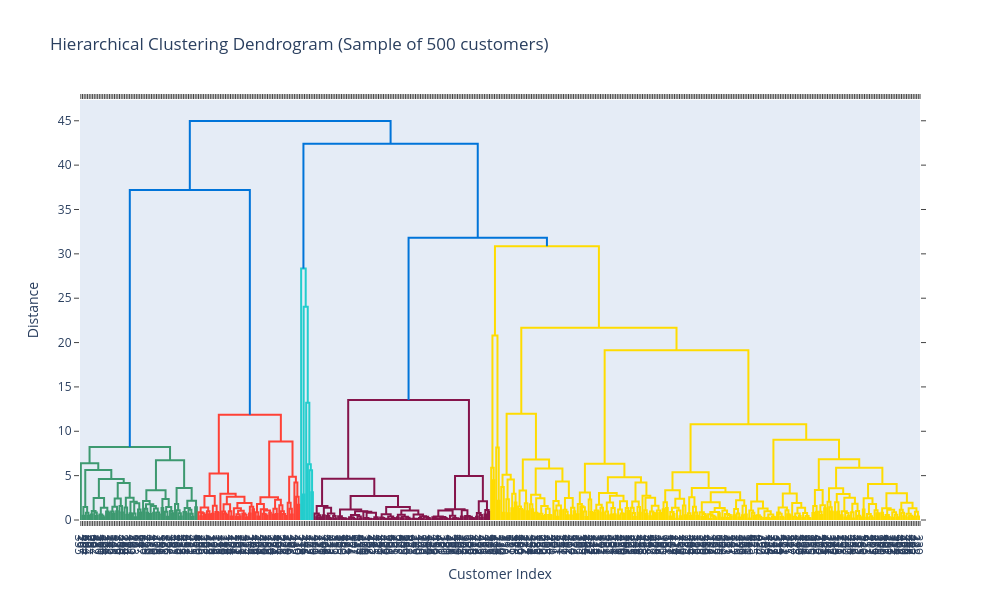

Notebook cell for this chart:
### Markdown cell above
## 11. Hierarchical Clustering with Dendrogram

**Technique:** Agglomerative Hierarchical Clustering

**What we're doing:** Performing hierarchical clustering to understand nested relationships between customer groups and visualizing with a dendrogram.

**Why:** Hierarchical clustering reveals the structure of how clusters merge or split, providing insights into relationships that flat clustering methods like K-Means cannot show.

### Code cell
# Sample data for dendrogram (using subset for visualization clarity)
sample_size = 500
sample_indices = np.random.choice(len(X_scaled), sample_size, replace=False)
X_sample = X_scaled[sample_indices]

# Compute linkage matrix
linkage_matrix = linkage(X_sample, method='ward')

# Create dendrogram using plotly
fig = ff.create_dendrogram(X_sample, linkagefun=lambda x: linkage(x, 'ward'))
fig.update_layout(
    title=f'Hierarchical Clustering Dendrogram (Sample of {sample_size} customers)',
    xaxis_title='Customer Index',
    yaxis_title='Distance',
    height=600,
    width=1000
)
fig.show()

# Apply hierarchical clustering with same K as K-Means for comparison
hierarchical = AgglomerativeClustering(n_clusters=final_k, linkage='ward')
df_clean['hierarchical_cluster'] = hierarchical.fit_predict(X_scaled)

print('Hierarchical Clustering Results:')
print('=' * 100)
print('\nCluster Distribution:')
print(df_clean['hierarchical_cluster'].value_counts().sort_index())

hierarchical_silhouette = silhouette_score(X_scaled, df_clean['hierarchical_cluster'])
print(f'\nHierarchical Clustering Silhouette Score: {hierarchical_silhouette:.4f}')

print('\nResult: Dendrogram shows hierarchical structure of customer relationships.')
print('Clusters can be cut at different heights to get different numbers of segments.')
